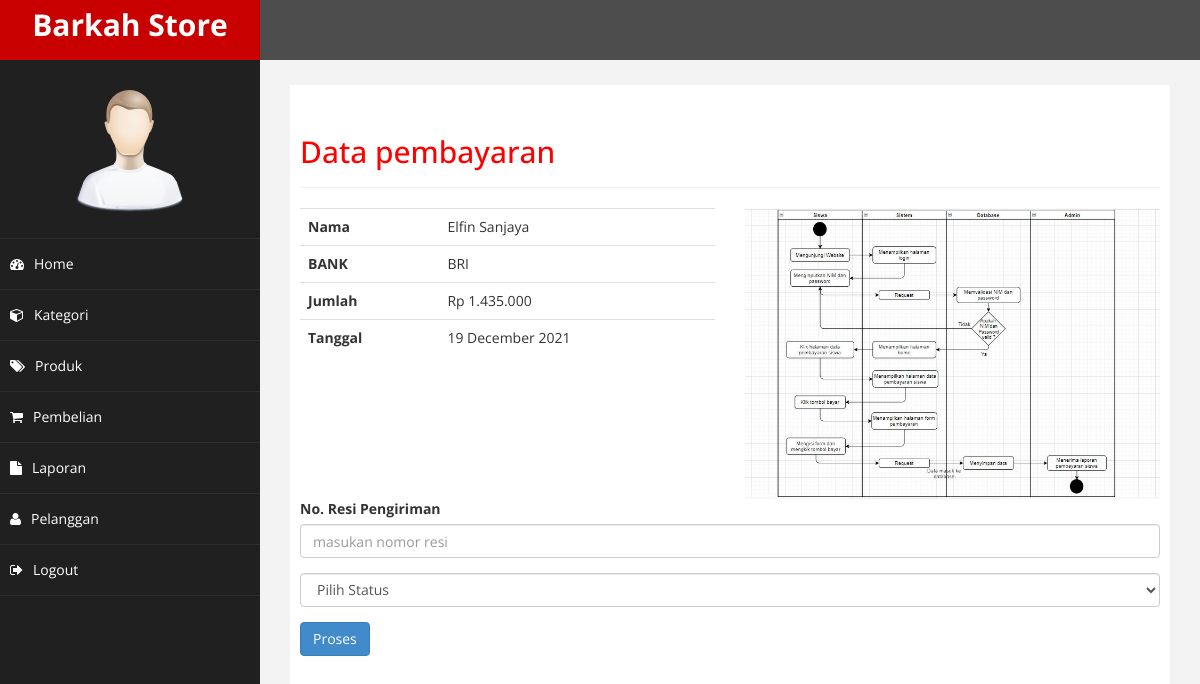
The page /admin/index.php?hal=pembayaran&id=58 (signed in) on the database its author committed.
### tables this page shows
CREATE TABLE `pembayaran` (
  `id_pembayaran` int(11) NOT NULL,
  `id_pembelian` int(11) NOT NULL,
  `nama` varchar(40) NOT NULL,
  `bank` varchar(40) NOT NULL,
  `jumlah` int(11) NOT NULL,
  `tanggal` date NOT NULL,
  `bukti` varchar(40) NOT NULL
);

### admin/function.php (called while the page is built, shortened)
<?php
function rupiah($angka) {
    $rupiah = "Rp " . number_format($angka,0,',','.');
    return $rupiah;
}
?>

### admin/pembayaran.php (the view, shortened to what this page needs)
<?php
include 'function.php';
include 'konek.php';
$id_pembelian = $_GET['id'];
$tampil = mysqli_query($koneksi,"SELECT * FROM pembayaran WHERE id_pembelian = '$id_pembelian' ");
$data = mysqli_fetch_array($tampil);
?>
<div class="page-header">
    <h2>Data pembayaran</h2>
</div>
<div class="row">
    <div class="col-md-6">
        <table class="table">
            <tr>
                <th>Nama</th>
                <td><?= $data['nama'];?></td>
            </tr>
            <tr>
                <th>BANK</th>
                <td><?= $data['bank'];?></td>
            </tr>
            <tr>
                <th>Jumlah</th>
                <td><?= rupiah($data['jumlah']);?></td>
            </tr>
            <tr>
                <th>Tanggal</th>
                <td><?= date("d F Y", strtotime($data['tanggal'])) ?></td>
            </tr>
        </table>
    </div>
    <div class="col-md-6">
        <img src="../struk/<?= $data['bukti']?>" class="img-responsive">
    </div>
</div>
<form method="POST">
    <div class="form-group">
        <label>No. Resi Pengiriman</label>
        <input type="numb" class="form-control" name="resi" placeholder="masukan nomor resi">
    </div>
    <div class="form-group">
        <select class="form-control" name="status">
            <option value="">Pilih Status</option>
        </select>
    </div>
    <button class="btn btn-primary" name="proses">Proses</button>
</form>

### admin/assets/css/custom.css (style rules this page uses)
body { font-family: 'Open Sans', sans-serif; }
h2 { color: #f00; }

### rows shown on the page
pembayaran: nama "Elfin Sanjaya", bank "BRI", jumlah "Rp 1.435.000", tanggal "19 December 2021", bukti (picture)
